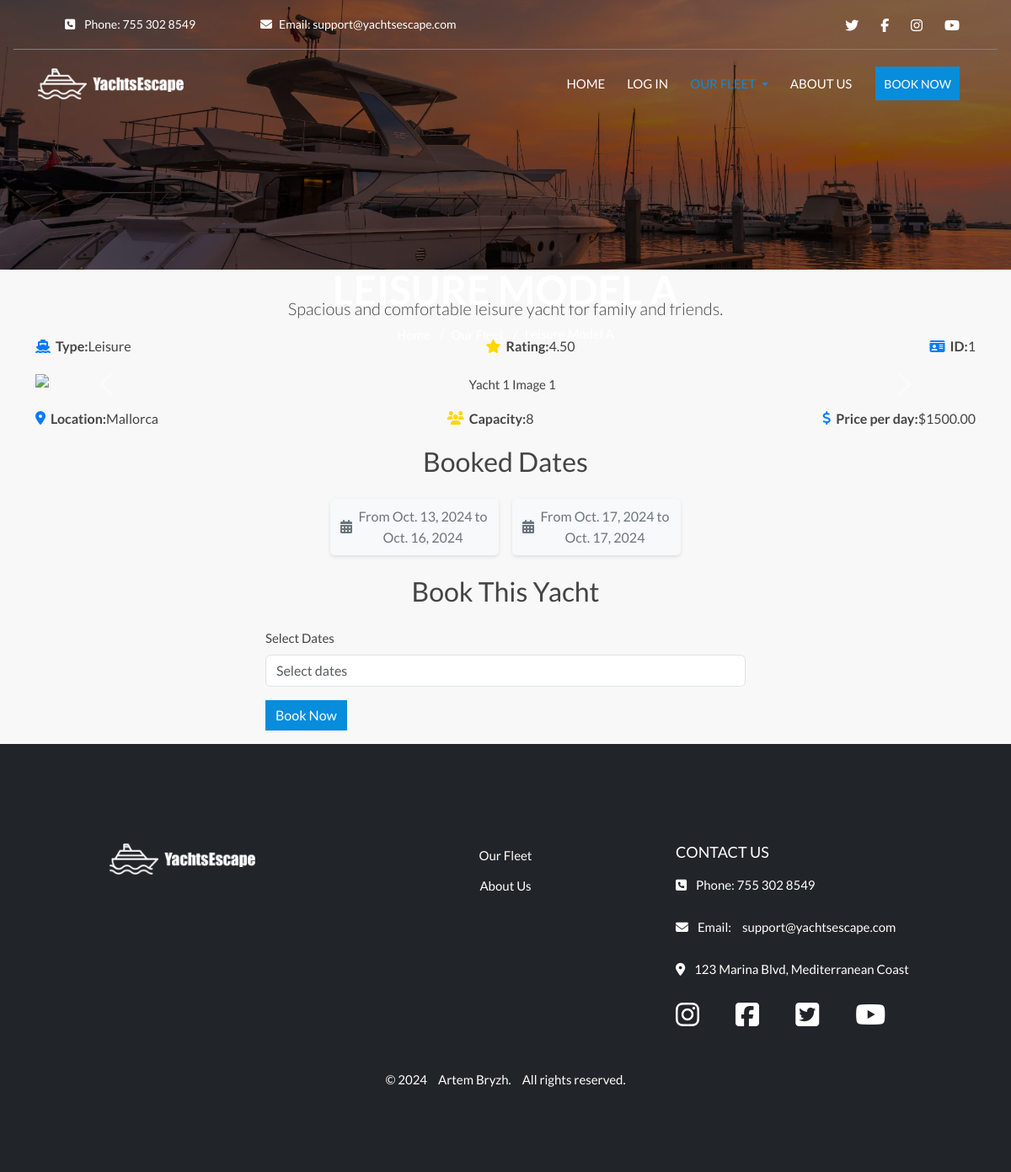
Page /yachts/yacht/1/ on the committed database.
### yachts/models.py (models this page shows, shortened)
class Yacht(models.Model):
    COUNTRY_CHOICES = [
        ('Turkey', 'Turkey'),
        ('France', 'France'),
        ('Spain', 'Spain'),
    ]
    name = models.CharField(max_length=100)
    id = models.AutoField(primary_key=True)
    type = models.CharField(max_length=50, default='default_type')
    description = models.TextField()
    country = models.CharField(max_length=50, choices=COUNTRY_CHOICES, default='Turkey')
    location = models.CharField(max_length=100)
    capacity = models.IntegerField()
    price_per_day = models.DecimalField(max_digits=8, decimal_places=2)
    rating = models.DecimalField(max_digits=6, decimal_places=2, null=True, blank=True)
    available = models.BooleanField(default=True)
    image_url = models.URLField(max_length=1024, null=True, blank=True)
    card_image = models.ImageField(upload_to='yachts/cards/', null=True, blank=True)
    detail_image = models.ImageField(upload_to='yachts/details/', null=True, blank=True)
    detail_image_url = models.URLField(max_length=1024, null=True, blank=True)

### booking/models.py (models this page shows, shortened)
class Booking(models.Model):
    yacht = models.ForeignKey(Yacht, on_delete=models.CASCADE, related_name='bookings')
    start_date = models.DateField()
    end_date = models.DateField()
    total_cost = models.DecimalField(max_digits=10, decimal_places=2, default=0.00)
    status = models.CharField(
        max_length=20,
        choices=[
            ('pending', 'Pending'),  # Initial status, awaiting confirmation
            ('confirmed', 'Confirmed'),  # Status when payment is successful
            ('cancelled', 'Cancelled')  # Status when the booking is cancelled
        ],
        default='pending'  # Default to 'pending' until payment is confirmed
    )
    created_at = models.DateTimeField(auto_now_add=True)

### yachts/views.py (the view)
# urls.py: path('yacht/<int:yacht_id>/', views.yacht_detail, name='yacht_detail'),  # URL для страницы с деталями яхты
def yacht_detail(request, yacht_id):
    yacht = get_object_or_404(Yacht, id=yacht_id)
    bookings = Booking.objects.filter(yacht=yacht).values('start_date', 'end_date')
    booked_dates = []
    for booking in bookings:
        start_date = booking['start_date']
        end_date = booking['end_date']
        print(f"Start Date Type: {type(start_date)}, End Date Type: {type(end_date)}")
        if isinstance(start_date, datetime):
            start_date_str = start_date.strftime('%Y-%m-%d')
        else:
            start_date_str = start_date  # If already a string
        if isinstance(end_date, datetime):
            end_date_str = end_date.strftime('%Y-%m-%d')
        else:
            end_date_str = end_date  # If already a string
        booked_dates.append({
            'start': start_date_str,
            'end': end_date_str
        })
    print("Booked Dates List:", booked_dates)
    if request.method == 'POST':
        form = BookingForm(request.POST)
        if form.is_valid():
            booking = form.save(commit=False)
            booking.yacht = yacht  # Assign the current yacht to the booking
            booking.user = request.user  # Assign the current user to the booking
            date_range = form.cleaned_data['date_range']
            start_date_str, end_date_str = date_range.split(" to ")
            booking.start_date = datetime.strptime(start_date_str, '%Y-%m-%d').date()
            booking.end_date = datetime.strptime(end_date_str, '%Y-%m-%d').date()
            booking.save()  # Save the booking instance
    else:
        form = BookingForm()
    context = {
        'yacht': yacht,
        'booked_dates': booked_dates,
        'form': form,  # Pass the form to the context
    }
    return render(request, 'yachts/yacht_detail.html', context)

### booking/forms.py (shortened to what this page needs)
class BookingForm(forms.ModelForm):
    date_range = forms.CharField(label='Select Dates', required=True)
    class Meta:
        model = Booking
        fields = ['yacht', 'date_range']

### yachts/templates/yachts/yacht_detail.html (shortened to what this page needs)
{% extends 'base.html' %}
{% load static %}
{% load crispy_forms_tags %}
{% block extra_css %}
<link rel="stylesheet" href="{% static 'css/yachts/yacht-list.css' %}">
{% endblock %}
{% block content %}
<div class="container text-center">
    <div class="header-content">
        <h1 class="hero-title">{{ yacht.name }}</h1>
        <div class="breadcrumb-container">
            <nav aria-label="breadcrumb">
                <ol class="breadcrumb">
                    <li class="breadcrumb-item"><a href="{% url 'home' %}">Home</a></li>
                    <li class="breadcrumb-item"><a href="{% url 'yacht_list' %}">Our Fleet</a></li>
                    <li class="breadcrumb-item active" aria-current="page">{{ yacht.name }}</li>
                </ol>
            </nav>
        </div>
    </div>
    <p class="lead mt-4">{{ yacht.description }}</p>
    <ul class="yacht-attributes-row">
        <li><i class="fas fa-ship"></i> <strong>Type:</strong> {{ yacht.type }}</li>
        <li><i class="fas fa-star"></i> <strong>Rating:</strong> {{ yacht.rating }}</li>
        <li><i class="fas fa-id-card"></i> <strong>ID:</strong> {{ yacht.id }}</li>
    </ul>
    <div id="yachtGallery" class="carousel slide" data-bs-ride="carousel">
        <div class="carousel-inner">
        </div>
        <button class="carousel-control-prev" type="button" data-bs-target="#yachtGallery" data-bs-slide="prev">
            <span class="carousel-control-prev-icon" aria-hidden="true"></span>
        </button>
        <button class="carousel-control-next" type="button" data-bs-target="#yachtGallery" data-bs-slide="next">
            <span class="carousel-control-next-icon" aria-hidden="true"></span>
        </button>
    </div>
    <ul class="yacht-attributes-row mt-3">
        <li><i class="fas fa-map-marker-alt"></i> <strong>Location:</strong> {{ yacht.location }}</li>
        <li><i class="fas fa-users"></i> <strong>Capacity:</strong> {{ yacht.capacity }}</li>
        <li><i class="fas fa-dollar-sign"></i> <strong>Price per day:</strong> ${{ yacht.price_per_day }}</li>
    </ul>
    <h2>Booked Dates</h2>
    <ul class="date-list">
        {% for date in booked_dates %}
        <li><i class="fas fa-calendar-alt"></i> From {{ date.start }} to {{ date.end }}</li>
        {% empty %}
        <li class="no-dates"><i class="fas fa-calendar-times"></i> No booked dates</li>
        {% endfor %}
    </ul>
    <h2>Book This Yacht</h2>
    <form id="bookingForm" method="post" action="{% url 'booking_create' %}" class="text-start mt-4">
        <div class="row mb-3">
            <div class="col-md-12">
                <label for="dateRange" class="form-label">Select Dates</label>
                <input type="text" id="dateRange" name="date_range" class="form-control" placeholder="Select dates"
                    required>
            </div>
        </div>
        <button type="submit" class="btn btn-primary" onclick="handleFormSubmit(event)">Book Now</button>
    </form>
</div>
{% endblock %}

### static/css/base.css (style rules this page uses)
* { margin: 0; padding: 0; border: 0; }
html, body { height: 100%; }
body { background-color: #f8f8f8; font: 15px/1.6 'Lato'; color: #444444; display: flex; flex-direction: column; min-height: 100vh; }
a { line-height: inherit; vertical-align: middle; }
.container { margin-top: 30px; }
.breadcrumb { background-color: transparent; padding: 0; margin-bottom: 0; color: #ffffff; display: inline-block; }
.breadcrumb-item + .breadcrumb-item::before { color: #ffffff; }
.breadcrumb-item a { color: #ffffff; text-decoration: none; display: inline-block; vertical-align: middle; line-height: normal; }
.breadcrumb-item, .breadcrumb-item a { display: inline-block; vertical-align: middle; line-height: 1.5; }
.breadcrumb-item.active { color: #ffffff; }
.breadcrumb-container { display: flex; justify-content: center; margin-top: 10px; }

### static/css/yachts/yacht-list.css (style rules this page uses)
.header-content { position: absolute; top: 26%; left: 50%; transform: translate(-50%, -50%); text-align: center; z-index: 2; }
.hero-title { color: white; font-size: 48px; font-weight: bold; text-transform: uppercase; z-index: 2; }
.btn-primary { background-color: #088cdc; border-radius: 0; border: none; color: #fff; transition: background-color 0.3s ease; }
.yacht-attributes-row { display: flex; justify-content: space-between; align-items: center; margin-bottom: 20px; list-style: none; padding: 0; font-size: 1rem; text-align: center; }
.yacht-attributes-row li { display: flex; align-items: center; }
.yacht-attributes-row li i { margin-right: 6px; }
.yacht-attributes-row li:nth-child(1) i { color: #007bff; }
.yacht-attributes-row li:nth-child(2) i { color: #ffd700; }
.yacht-attributes-row li:nth-child(3) i { color: #007bff; }
.date-list { display: flex; flex-wrap: wrap; justify-content: center; list-style: none; padding: 0; margin-top: 1rem; font-size: 1rem; color: #6c757d; }
.date-list li { display: flex; align-items: center; justify-content: center; margin: 8px; padding: 8px 12px; background-color: #f8f9fa; border-radius: 5px; box-shadow: 0 2px 4px rgba(0, 0, 0, 0.1); min-width: 160px; max-width: 200px; }
.date-list li i { margin-right: 6px; }
.date-list li:nth-child(1), .date-list li:nth-child(2) { flex: 1 1 100%; }
.date-list li:nth-child(3n+1), .date-list li:nth-child(3n+2), .date-list li:nth-child(3n+3) { flex: 1 1 33%; }
.date-list li:nth-child(4n+1), .date-list li:nth-child(4n+2), .date-list li:nth-child(4n+3), .date-list li:nth-child(4n+4) { flex: 1 1 25%; }
#bookingForm { width: 100%; max-width: 600px; margin: 0 auto; padding: 0 15px; }
@media (min-width: 768px) { #bookingForm { width: 80%; } }
@media (min-width: 992px) { #bookingForm { width: 60%; } }

### rows in the picture
Yacht: name "LEISURE MODEL A", name "Leisure Model A", description "Spacious and comfortable leisure yacht for family and friends.", type "Leisure", rating "4.50", id "1", location "Mallorca", capacity "8", price_per_day "1500.00"
Booking: start "Oct. 13, 2024", end "Oct. 16, 2024"

### other values in the picture
{{ date.start }} "Oct. 17, 2024"
{{ date.end }} "Oct. 17, 2024"
